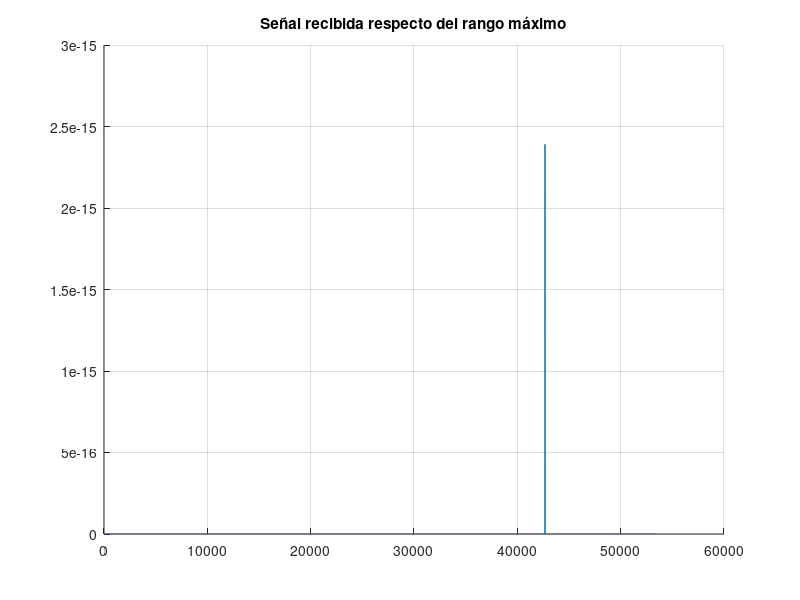
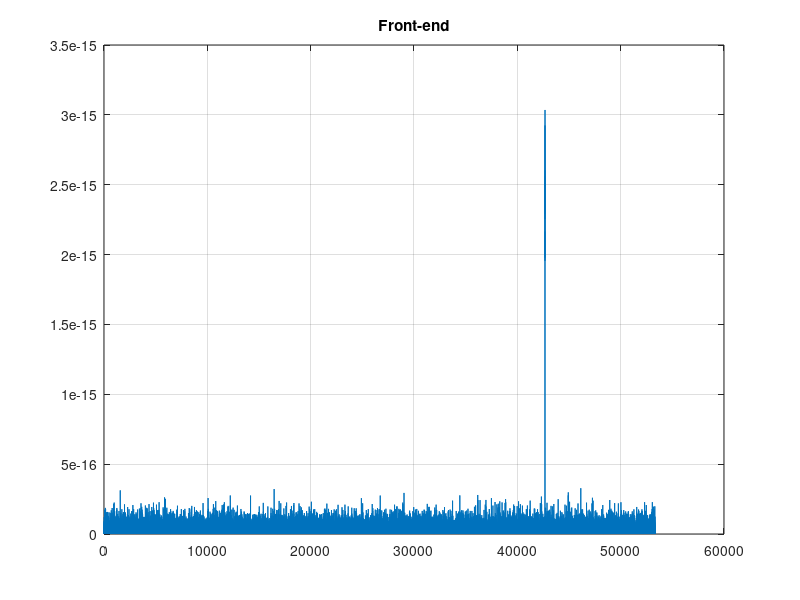
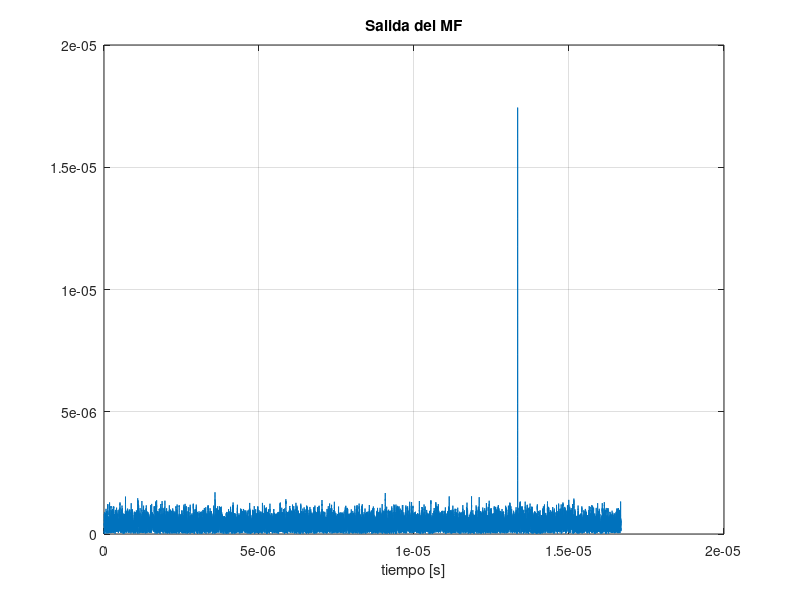
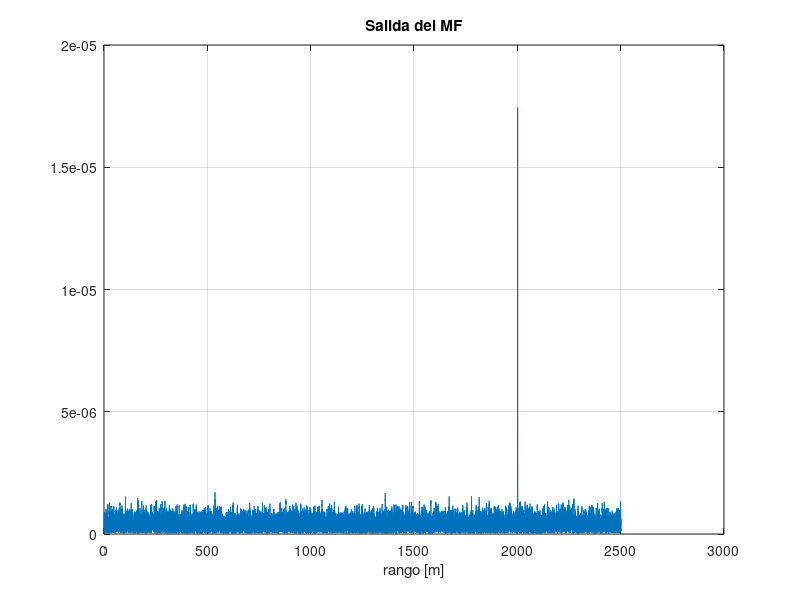

Write MATLAB code to recreate these figures, in order.
clear all
% close all
clc

%% Parámetros Generales

Nos = 16;           %Tasa de sobremuestreo
tau = 5e-9;         %Ancho del pulso [s]
fs = (1/tau)*Nos;   %Frecuencia de muestreo [1/s]
Po = 500;           %Potencia del pulso [W]
Ao = sqrt(Po);      %Amplitud del pulso
Lpulse = tau*fs;    %Longitud del pulso
f0 = 77e9;          %Frec. de la portadora
c = 3e8;            %Velocidad de la luz [m/s]
Gt = 20;            %Ganancia direccional de antena TX [dBi]
Gr = 20;            %Ganancia direccional de antena RX [dBi]
lambda = c/f0;      %Long. de onda [m]
cross_s = 1;        %Radar cross section [m^2]
R = 2000;           %Rango o distancia [m]
rango_max = 2500;   %Rango máximo del radar [m]

%% Pulso

x_t = [ones(Lpulse,1); zeros(Nos,1)]*Ao; %Senal transmitida
% figure(1); 
% plot(x_t); grid on; ylim([0 Ao+1]); title('Señal transmitida x_t');
% figure(2);
% plot(abs(real(x_t)).^2); grid on; title('Potencia de la señal transmitida');


%% Parámetros del Canal
GtLin = 10^(Gt/10); %Linealizo Gt
GrLin = 10^(Gr/10); %Linealizo Gr

%Atenuacion
alphaLin = sqrt((GtLin*GrLin*lambda^2*cross_s)/((4*pi)^3*R^4)); %Atenuación lineal
alplhadBi = 20*log10(alphaLin); %Atenuacion en dBi

%Delay
delay = 2*R/c;                  %Retardo temporal
delayDiscreto = round(delay*fs);%Se lo lleva a un número entero de muestras
delayReal = delayDiscreto/fs; 

%Phase change
phase = exp(1j*2*pi*f0*delayReal);   %Cambio de fase
  
%% Modelado del Canal

h_t = phase.*alphaLin.*[zeros(delayDiscreto,1); x_t];
% figure
% plot(real(h_t)); grid on; title('Fase de la señal recibida')
% hold on;
% plot(imag(h_t)); legend('Real', 'Imaginaria', 'Location', 'northwest')
% figure;
% plot(abs(h_t).^2); title('Potencia del canal'); grid on;


%% Potencias

% Comprobación de la atenuación en dB
Ptx = 10*log10(Po/1e-3);
Prx = 10*log10(max(abs(h_t).^2)/1e-3);
atenuacion_de_canal_medida = Prx-Ptx;

%% Rango máximo

max_range = 2500;
muestras_max_range = round(2*max_range/c*fs);
muestras = length(h_t);
zeros_left = muestras_max_range-muestras;

H_t = [h_t; zeros(zeros_left,1)];
hold all
plot(abs(H_t).^2); title('Señal recibida respecto del rango máximo');grid on;
%legend('R = 500', 'R = 1000', 'R = 1500', 'R = 2000');

%% Front-end

fe_gain = 1;
noise_power = 1e-26*fs;     %noise one-side
noise = sqrt(noise_power/2)*randn(size(H_t)) + ...
     1j.*sqrt(noise_power/2)*randn(size(H_t));
fe_output = fe_gain*H_t+noise;

figure
plot(abs(fe_output).^2); grid on; title('Front-end');

%% Receptor óptimo (Match Filter)

r_t = fe_output;            % Entrada del MF
h_mf = conj(x_t(end:-1:1)); % Match Filter
y_mf = conv(h_mf, r_t);     % Salida del detector

%Gráfico en función del tiempo
figure
tline = 1/fs*(0:length(y_mf)-1);
plot(tline,abs(y_mf)); grid on; title('Salida del MF');
hold all; xlabel('tiempo [s]'); 

rline = tline*c/2;
figure
plot(rline,abs(y_mf)); grid on; title('Salida del MF');
hold all; xlabel('rango [m]'); 





